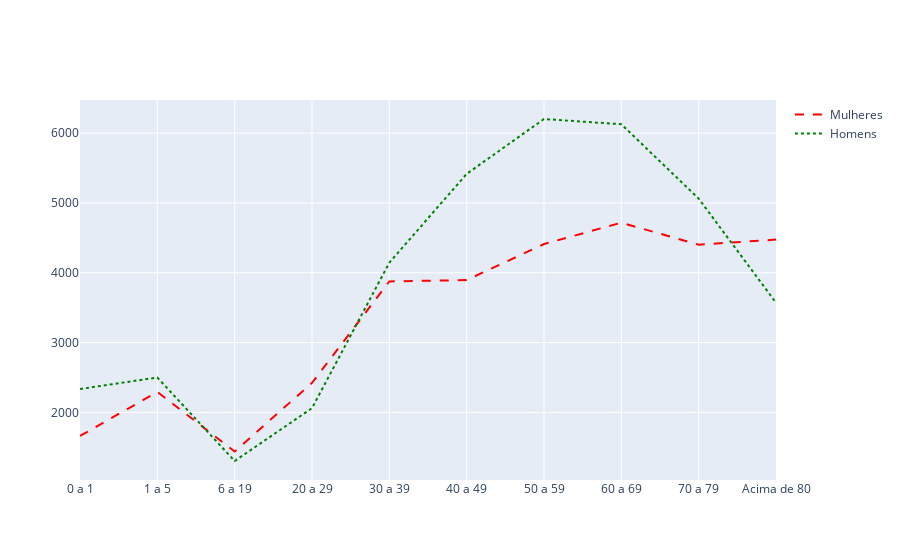

The notebook cell this image was saved under:
### Code cell
configure_plotly_browser_state()

trace1 = go.Scatter(x = dataset2['Idade'],
                    y = dataset2['Mulheres'],
                    mode = 'lines',
                    name = 'Mulheres',
                    line = {'color': 'red',
                            'dash': 'dash'})

trace2 = go.Scatter(x = dataset2['Idade'],
                    y = dataset2['Homens'],
                    mode = 'lines',
                    name = 'Homens',
                    line = {'color': 'green',
                            'dash': 'dot'})

data = [trace1, trace2]

py.iplot(data)

### Figure 1 — Plotly figure (JSON) as saved in the notebook; plotly's stock layout.template omitted (floating-point values rounded to 4 significant figures)
{"data": [{"name": "Mulheres", "mode": "lines", "y": [1663, 2294, 1441, 2424, 3877, 3896, 4412, 4718, 4403, 4476], "x": ["0 a 1", "1 a 5", "6 a 19", "20 a 29", "30 a 39", "40 a 49", "50 a 59", "60 a 69", "70 a 79", "Acima de 80"], "line": {"color": "red", "dash": "dash"}, "type": "scatter"}, {"name": "Homens", "mode": "lines", "y": [2336, 2501, 1305, 2062, 4145, 5417, 6203, 6128, 5063, 3572], "x": ["0 a 1", "1 a 5", "6 a 19", "20 a 29", "30 a 39", "40 a 49", "50 a 59", "60 a 69", "70 a 79", "Acima de 80"], "line": {"color": "green", "dash": "dot"}, "type": "scatter"}], "layout": {}}
